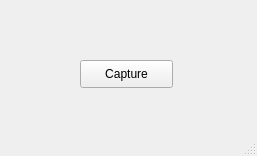
<?xml version="1.0" encoding="UTF-8"?>
<ui version="4.0">
 <class>MainWindow</class>
 <widget class="QMainWindow" name="MainWindow">
  <property name="geometry">
   <rect>
    <x>0</x>
    <y>0</y>
    <width>257</width>
    <height>156</height>
   </rect>
  </property>
  <property name="minimumSize">
   <size>
    <width>257</width>
    <height>156</height>
   </size>
  </property>
  <property name="maximumSize">
   <size>
    <width>257</width>
    <height>156</height>
   </size>
  </property>
  <property name="windowTitle">
   <string>MainWindow</string>
  </property>
  <widget class="QWidget" name="centralwidget">
   <widget class="QPushButton" name="pushButton">
    <property name="geometry">
     <rect>
      <x>80</x>
      <y>60</y>
      <width>93</width>
      <height>28</height>
     </rect>
    </property>
    <property name="text">
     <string>Capture</string>
    </property>
   </widget>
  </widget>
  <widget class="QStatusBar" name="statusbar"/>
 </widget>
 <resources/>
 <connections/>
</ui>
